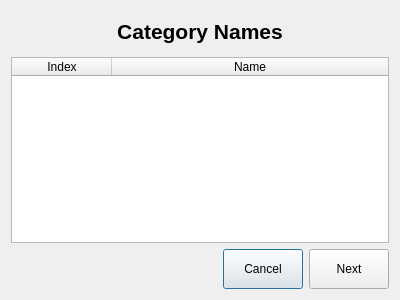
<?xml version="1.0" encoding="UTF-8"?>
<ui version="4.0">
 <class>Dialog</class>
 <widget class="QDialog" name="Dialog">
  <property name="geometry">
   <rect>
    <x>0</x>
    <y>0</y>
    <width>400</width>
    <height>300</height>
   </rect>
  </property>
  <property name="windowTitle">
   <string>Dialog</string>
  </property>
  <layout class="QVBoxLayout" name="verticalLayout">
   <item>
    <layout class="QHBoxLayout" name="horizontalLayout">
     <item>
      <spacer name="horizontalSpacer_2">
       <property name="orientation">
        <enum>Qt::Horizontal</enum>
       </property>
       <property name="sizeHint" stdset="0">
        <size>
         <width>40</width>
         <height>20</height>
        </size>
       </property>
      </spacer>
     </item>
     <item>
      <widget class="QLabel" name="label">
       <property name="sizePolicy">
        <sizepolicy hsizetype="Expanding" vsizetype="Preferred">
         <horstretch>0</horstretch>
         <verstretch>0</verstretch>
        </sizepolicy>
       </property>
       <property name="minimumSize">
        <size>
         <width>0</width>
         <height>40</height>
        </size>
       </property>
       <property name="maximumSize">
        <size>
         <width>16777215</width>
         <height>40</height>
        </size>
       </property>
       <property name="font">
        <font>
         <family>Arial</family>
         <pointsize>16</pointsize>
         <weight>75</weight>
         <bold>true</bold>
        </font>
       </property>
       <property name="text">
        <string>Category Names</string>
       </property>
       <property name="alignment">
        <set>Qt::AlignCenter</set>
       </property>
      </widget>
     </item>
     <item>
      <spacer name="horizontalSpacer_3">
       <property name="orientation">
        <enum>Qt::Horizontal</enum>
       </property>
       <property name="sizeHint" stdset="0">
        <size>
         <width>40</width>
         <height>20</height>
        </size>
       </property>
      </spacer>
     </item>
    </layout>
   </item>
   <item>
    <widget class="QTableWidget" name="tableWidget">
     <attribute name="horizontalHeaderStretchLastSection">
      <bool>true</bool>
     </attribute>
     <attribute name="verticalHeaderStretchLastSection">
      <bool>false</bool>
     </attribute>
     <column>
      <property name="text">
       <string>Index</string>
      </property>
     </column>
     <column>
      <property name="text">
       <string>Name</string>
      </property>
     </column>
    </widget>
   </item>
   <item>
    <layout class="QHBoxLayout" name="horizontalLayout_3">
     <item>
      <spacer name="horizontalSpacer">
       <property name="orientation">
        <enum>Qt::Horizontal</enum>
       </property>
       <property name="sizeHint" stdset="0">
        <size>
         <width>78</width>
         <height>20</height>
        </size>
       </property>
      </spacer>
     </item>
     <item>
      <widget class="QPushButton" name="button_cancel">
       <property name="minimumSize">
        <size>
         <width>80</width>
         <height>40</height>
        </size>
       </property>
       <property name="maximumSize">
        <size>
         <width>80</width>
         <height>40</height>
        </size>
       </property>
       <property name="text">
        <string>Cancel</string>
       </property>
      </widget>
     </item>
     <item>
      <widget class="QPushButton" name="button_next">
       <property name="sizePolicy">
        <sizepolicy hsizetype="Fixed" vsizetype="Fixed">
         <horstretch>0</horstretch>
         <verstretch>0</verstretch>
        </sizepolicy>
       </property>
       <property name="minimumSize">
        <size>
         <width>80</width>
         <height>40</height>
        </size>
       </property>
       <property name="maximumSize">
        <size>
         <width>80</width>
         <height>40</height>
        </size>
       </property>
       <property name="text">
        <string>Next</string>
       </property>
      </widget>
     </item>
    </layout>
   </item>
  </layout>
 </widget>
 <resources/>
 <connections/>
</ui>
